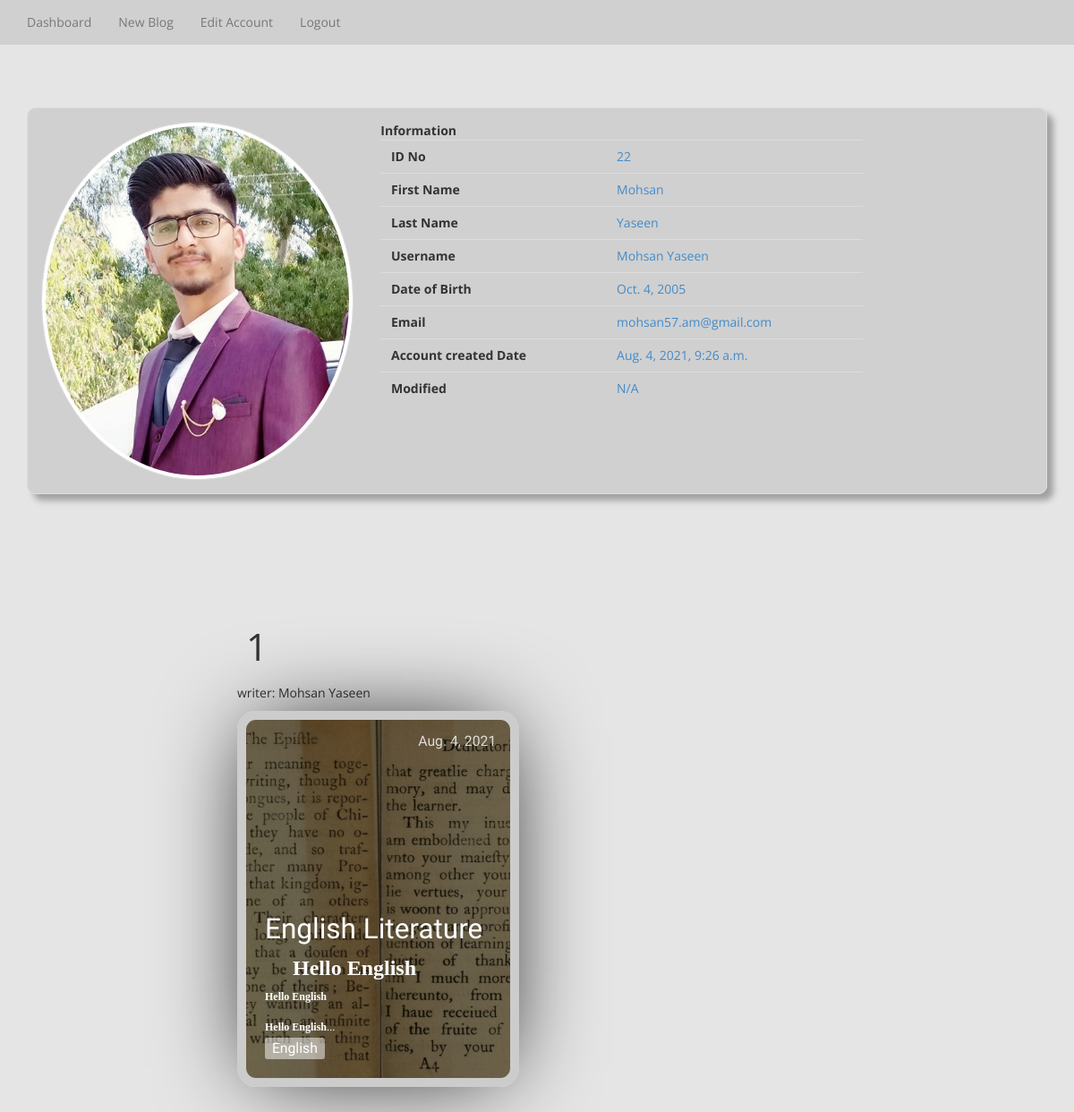
/profile/mohsan-yaseen, run on the app's committed database.
### register/models.py (models this page shows, shortened)
class User_Image(models.Model):
    photo = models.ImageField(null=True, blank=True, upload_to='user images')

class Register(models.Model):
    first_name = models.CharField(max_length=200)
    last_name = models.CharField(max_length=200)
    user_name = models.CharField(max_length=200, unique=True)
    slug = models.SlugField(max_length=200, null=False)
    date_of_birth = models.DateField(
        null=False, blank=False, )
    account_created_date = models.DateTimeField(default=datetime.now)
    email = models.EmailField(max_length=100)
    password = models.CharField(max_length=200)
    user_photo = models.OneToOneField(
        User_Image, on_delete=models.CASCADE)

class Articles(models.Model):
    writer = models.ForeignKey(Register, on_delete=models.SET_NULL, null=True)
    title = models.CharField(
        max_length=200, blank=False, null=False, unique=True)
    slug = models.SlugField(max_length=200, null=False)
    cover_photo = models.ImageField(
        null=False, blank=False, upload_to='articles/cover_photo')
    blog_created_date = models.DateField(default=date.today)
    tag=models.CharField(max_length=50, blank=False, null=False)
    content = RichTextField()

### register/views.py (the view)
# urls.py: path('profile/<slug:user_slug>', views.user_detail, name='profile'),
def user_detail(request, user_slug):
    try:
        find_slug = Register.objects.get(slug=user_slug)
        link2 = find_slug.user_photo.photo
        blogs_post = False
        try:
            blogs = Articles.objects.filter(writer__slug=find_slug.slug).all()
            blogs_post = True
        except:
            blogs_post = False
        print(blogs_post)
        return render(request, 'html/profile/profile.html', {
            'found': True,
            'user_detail': find_slug,
            'photo_link': link2,
            'found_blog': blogs_post,
            'blogs': blogs,
        })
    except:
        return render(request, 'html/profile/profile.html', {
            'found': False,
        })

### register/templates/html/profile/profile.html (shortened to what this page needs)
{% load static %}
<!DOCTYPE html>
<html lang="en">
<head>
    <link rel="stylesheet" href="{% static 'css/profile/navbar_style.css'%}">
    <link rel="stylesheet" href="{%static 'css/profile/style.css'%}">
    <link rel="stylesheet" href="{% static 'css/blogs.css'%}">
</head>
<body style="background: rgba(0, 0, 0, 0.1);">
    {% if found %}
    <nav class="navbar navbar-fixed-top navbar-default" role="navigation"
        style="background: rgba(201, 201, 201, 0.74);">
        <div class="container-fluid">
            <div class="collapse navbar-collapse" id="bs-example-navbar-collapse-1">
                <ul class="nav navbar-nav">
                    <li><a href="{% url 'profile' user_detail.slug %}">Dashboard</a></li>
                    <li><a href="{% url 'new_blog' user_detail.slug%}">New Blog</a></li>
                    <li><a href="#">Edit Account</a></li>
                    <li><a href="{%url 'home' %}">Logout</a></li>
                </ul>
            </div>
        </div>
    </nav>
    <div class="container bootstrap snippets bootdey" style="margin-bottom: 100px; margin-top: 80px;">
        <div class="panel-body inf-content" style="background:rgba(201, 201, 201, 0.74)">
            <div class="row">
                <div class="col-md-4 container2">
                    <img alt="" style="width:500px; height: 400px;" title="" class="img-circle img-thumbnail isTooltip"
                        src="{% static 'uploads/' %}{{photo_link}}" data-original-title="Usuario">
                </div>
                <div class="col-md-6">
                    <strong>Information</strong><br>
                    <div class="table-responsive">
                        <table class="table table-user-information">
                            <tbody>
                                <tr>
                                    <td>
                                        <strong>
                                            ID No
                                        </strong>
                                    </td>
                                    <td class="text-primary">
                                        {{user_detail.id}}
                                    </td>
                                </tr>
                                <tr>
                                    <td>
                                        <strong>
                                            First Name
                                        </strong>
                                    </td>
                                    <td class="text-primary">
                                        {{user_detail.first_name}}
                                    </td>
                                </tr>
                                <tr>
                                    <td>
                                        <strong>
                                            Last Name
                                        </strong>
                                    </td>
                                    <td class="text-primary">
                                        {{user_detail.last_name}}
                                    </td>
                                </tr>
                                <tr>
                                    <td>
                                        <strong>
                                            Username
                                        </strong>
                                    </td>
                                    <td class="text-primary">
                                        {{user_detail.user_name}}
                                    </td>
                                </tr>
                                <tr>
                                    <td>
                                        <strong>
                                            Date of Birth
                                        </strong>
                                    </td>
                                    <td class="text-primary">
                                        {{user_detail.date_of_birth}}
                                    </td>
                                </tr>
                                <tr>
                                    <td>
                                        <strong>
                                            Email
                                        </strong>
                                    </td>
                                    <td class="text-primary">
                                        {{user_detail.email}}
                                    </td>
                                </tr>
                                <tr>
                                    <td>
                                        <strong>
                                            Account created Date
                                        </strong>
                                    </td>
                                    <td class="text-primary">
                                        {{user_detail.account_created_date}}
                                    </td>
                                </tr>
                                <tr>
                                    <td>
                                        <strong>
                                            Modified
                                        </strong>
                                    </td>
                                    <td class="text-primary">
                                        N/A
                                    </td>
                                </tr>
                            </tbody>
                        </table>
                    </div>
                </div>
            </div>
        </div>
    </div>
    {% if found_blog %}
    <section class="cards-wrapper">
        {% for blog in blogs %}
        <div class="card-grid-space">
            <div class="num">{{forloop.counter}}</div>
            <p>writer: {{blog.writer.user_name}}</p>
            <a class="card" id="card" href="{% url 'blog' blog.slug %}"
                style="--bg-img: url({% static 'uploads/' %}{{blog.cover_photo.name}})">
                <div>
                    <h1>{{blog.title}}</h1>
                    <span style="display: -webkit-box;
                    -webkit-line-clamp: 3;
                    -webkit-box-orient: vertical;
                    max-width: 200px;
                    overflow: hidden;
                    text-overflow: ellipsis;
                    font-size: 16px;">
                        <p>{{blog.content|safe}}</p>
                    </span>
                    <div class="date">{{blog.blog_created_date}}</div>
                    <div class="tags">
                        <div class="tag">{{blog.tag}}</div>
                    </div>
                </div>
            </a>
        </div>
        {% endfor %}
    </section>
    {% endif %}
    {% else %}
    <div id="error_page">
    </div>
    {% endif %}
</body>
</html>

### register/static/css/profile/navbar_style.css (style rules this page uses)
.navbar-nav { width: 100%; text-align: center; }
li { float: none; display: inline-block; }

### register/static/css/blogs.css (style rules this page uses)
:root { --color: #3c3163; --transition-time: 0.5s; }
* { box-sizing: border-box; }
body { margin: 0; min-height: 100vh; font-family: 'Open Sans'; background: #fafafa; }
a { color: inherit; }
.cards-wrapper { display: grid; justify-content: center; align-items: center; grid-template-columns: 1fr 1fr 1fr; grid-gap: 4rem; padding: 4rem; margin: 0 auto; width: max-content; }
.card { font-family: 'Heebo'; --bg-filter-opacity: 0.5; background-image: linear-gradient(rgba(0,0,0,var(--bg-filter-opacity)),rgba(0,0,0,var(--bg-filter-opacity))), var(--bg-img); height: 20em; width: 15em; font-size: 1.5em; color: white; border-radius: 1em; padding: 1em; display: flex; align-items: flex-end; background-size: cover; background-position: center; box-shadow: 0 0 5em -1em black; transition: all, var(--transition-time); position: relative; overflow: hidden; border: 10px solid #ccc; text-decoration: none; }
.card h1 { margin: 0; font-size: 1.5em; line-height: 1.2em; }
.card p { font-size: 0.75em; font-family: 'Open Sans'; margin-top: 0.5em; line-height: 2em; }
.card .tags { display: flex; }
.card .tags .tag { font-size: 0.75em; background: rgba(255,255,255,0.5); border-radius: 0.3rem; padding: 0 0.5em; margin-right: 0.5em; line-height: 1.5em; transition: all, var(--transition-time); }
.card .date { position: absolute; top: 0; right: 0; font-size: 0.75em; padding: 1em; line-height: 1em; opacity: .8; }
.card:before, .card:after { content: ''; transform: scale(0); transform-origin: top left; border-radius: 50%; position: absolute; left: -50%; top: -50%; z-index: -5; transition: all, var(--transition-time); transition-timing-function: ease-in-out; }
.card:before { background: #ddd; width: 250%; height: 250%; }
.card:after { background: white; width: 200%; height: 200%; }
.card-grid-space .num { font-size: 3em; margin-bottom: 1.2rem; margin-left: 1rem; }
@media screen and (max-width: 1285px) { .cards-wrapper { grid-template-columns: 1fr 1fr; } }

### data on the page
User_Image: photo (picture)
Register: id "22", first_name "Mohsan", last_name "Yaseen", user_name "Mohsan Yaseen", date_of_birth "Oct. 4, 2005", email "mohsan57.am@gmail.com", account_created_date "Aug. 4, 2021, 9:26 a.m."
Articles: writer.user_name "Mohsan Yaseen", cover_photo.name (picture), title "English Literature", content "Hello English Hello English Hello English", blog_created_date "Aug. 4, 2021", tag "English"
